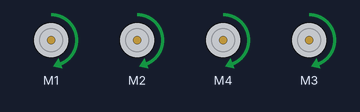
Recording of a sketch running on a simulated Arduino Uno, built with avr-gcc and run on an emulated ATmega328P. Shown: 4 × DC motor (green arrow = forward, orange = backward, longer = faster).

Above: at 0.1 s.
At 28.1 s:
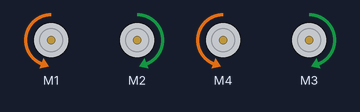
At 37.3 s:
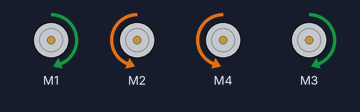
At 38.35 s:
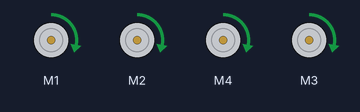
Timing chart, 0 to 39.9 s (numbered marks = the images above):
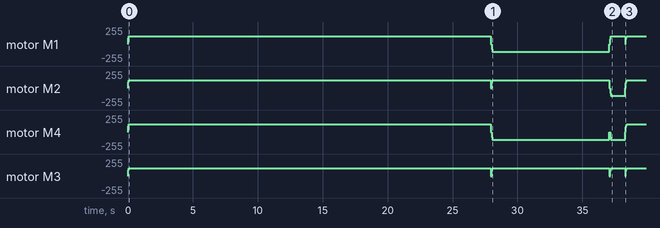

The sketch:

AvSansRegVit_v1-0.ino
```cpp
#include <AFMotor.h>


AF_DCMotor motorAvDr(1);
AF_DCMotor motorAvGa(2);
AF_DCMotor motorArGa(3);
AF_DCMotor motorArDr(4);

//declaration des variables

int tension_nominale = 12; //V
int vitesse_tn = 120; //tr/min
float tension_moteur = 11.7; //V
int k1 = 25; //cm
int largeur_terrain = 160; //cm
int longueur_terrain = 1000; //cm
int largeur_robot = 40;
int k2 = 0; //cm
int nb_passage;
int t_traversee;
int t_deplacement_lateral; //microsec
float v_rotation; //tr/min
float d_roues = 6; //cm
int mspeed = 120;
float circonference;
float vitesse_lineaire;
int i;
int t_demi_tour =9000;

void setup() {

// initialize serial communication at 9600 bits per second:
  Serial.begin(9600);


    //Calcul du nombre de passage
  nb_passage = largeur_terrain / largeur_robot;
    //Calcul vitesse de rotation
  v_rotation = ( vitesse_tn * tension_moteur ) / tension_nominale;
  //Serial.print("v_rotation : ");
  //Serial.println(v_rotation);
    //Calcul vitesse linéaire en marche avant
  circonference = 3.1415 * d_roues; //cm
  vitesse_lineaire = (circonference * v_rotation)/60000; // cm/microsec
  //Serial.print("vitesse_lineaire : ");
  //Serial.println(vitesse_lineaire);
    //Calcul du temps de traversée
  t_traversee = (longueur_terrain + k1) / vitesse_lineaire; //microsec
  //Serial.print("temps traversée: ");
  //Serial.print(t_traversee);
  //Serial.println("micro secondes");
    //Calcul du temps de déplacement lateral
  t_deplacement_lateral = (largeur_robot + k2 )/ vitesse_lineaire;
  //Serial.print("deplacement lateral: ");
  //Serial.println(t_deplacement_lateral);
  for (i=1; i<nb_passage+1; i++)

  {
    //Serial.print ("nombre de passage: ");
    //Serial.println(i);
    uGoForward(mspeed, t_traversee);
    //Serial.println("J'avance");
    hardStop();
    delay(50);
    uTurnRight(mspeed, t_demi_tour);
    //Serial.println("Demi tour");
    hardStop();
    delay(50);
    if (i%2 ==1)
    {
       uMoveLeft(mspeed, t_deplacement_lateral);
       //Serial.println("Je vais a gauche");
       hardStop();
       delay(50);
    }
     else if (i%2 ==0)
     {
      uMoveRight(mspeed, t_deplacement_lateral);
      //Serial.println("Je vais a droite");
      hardStop();
      delay(50);
     }
  }
}


void loop() {

//uTurnRight(255);
//hardStop();
//delay(5000);
}


void uTurnRight(int mspeed, int a) {
for (int Speed=55;Speed<=mspeed;Speed=Speed+10)
  {
    turnRight(Speed);
    delay(10);
    }
delay(a);
}

void uGoForward(int mspeed, int a) {
for (int Speed=55;Speed<=mspeed;Speed=Speed+10)
  {
    goForward(Speed);
    delay(10);
    }
delay(a);
}

void uMoveLeft(int mspeed, int b) {
for (int Speed=55;Speed<=mspeed;Speed=Speed+10)
  {
    moveLeft(Speed);
    delay(10);
    }
delay(b);
}

void uMoveRight(int mspeed, int b) {
for (int Speed=55;Speed<=mspeed;Speed=Speed+10)
  {
    moveRight(Speed);
    delay(10);
    }
delay(b);
}

void goForward(int mspeed){
  motorAvDr.setSpeed(mspeed);
  motorAvGa.setSpeed(mspeed);
  motorArDr.setSpeed(mspeed);
  motorArGa.setSpeed(mspeed);
  motorAvDr.run(FORWARD);
  motorAvGa.run(FORWARD);
  motorArDr.run(FORWARD);
  motorArGa.run(FORWARD);
}// void goForward(int mspeed)

void goBackward(int mspeed){
  motorAvDr.setSpeed(mspeed);
  motorAvGa.setSpeed(mspeed);
  motorArDr.setSpeed(mspeed);
  motorArGa.setSpeed(mspeed);
  motorAvDr.run(BACKWARD);
  motorAvGa.run(BACKWARD);
  motorArDr.run(BACKWARD);
  motorArGa.run(BACKWARD);
}// void goBackwad(int mspeed)

void moveRight(int mspeed){
  motorAvDr.setSpeed(mspeed);
  motorAvGa.setSpeed(mspeed);
  motorArDr.setSpeed(mspeed);
  motorArGa.setSpeed(mspeed);
  motorAvDr.run(BACKWARD);
  motorAvGa.run(FORWARD);
  motorArDr.run(FORWARD);
  motorArGa.run(BACKWARD);
}// void moveRight(int mspeed)

void moveLeft(int mspeed){
  motorAvDr.setSpeed(mspeed);
  motorAvGa.setSpeed(mspeed);
  motorArDr.setSpeed(mspeed);
  motorArGa.setSpeed(mspeed);
  motorAvDr.run(FORWARD);
  motorAvGa.run(BACKWARD);
  motorArDr.run(BACKWARD);
  motorArGa.run(FORWARD);
}// void moveLeft(int mspeed)

void moveRightForward(int mspeed){
  motorAvDr.setSpeed(0);
  motorAvGa.setSpeed(mspeed);
  motorArDr.setSpeed(mspeed);
  motorArGa.setSpeed(0);
  motorAvDr.run(FORWARD);
  motorAvGa.run(FORWARD);
  motorArDr.run(FORWARD);
  motorArGa.run(FORWARD);
}// void  moveRightForward(int mspeed)

void moveRightBackward(int mspeed){
  motorAvDr.setSpeed(mspeed);
  motorAvGa.setSpeed(0);
  motorArDr.setSpeed(0);
  motorArGa.setSpeed(mspeed);
  motorAvDr.run(BACKWARD);
  motorAvGa.run(FORWARD);
  motorArDr.run(FORWARD);
  motorArGa.run(BACKWARD);
}// void  moveRightBackward(int mspeed)

void moveLeftForward(int mspeed){
  motorAvDr.setSpeed(mspeed);
  motorAvGa.setSpeed(0);
  motorArDr.setSpeed(0);
  motorArGa.setSpeed(mspeed);
  motorAvDr.run(FORWARD);
  motorAvGa.run(FORWARD);
  motorArDr.run(FORWARD);
  motorArGa.run(FORWARD);
}// void  moveLeftForward(int mspeed)

void moveLeftBackward(int mspeed){
  motorAvDr.setSpeed(0);
  motorAvGa.setSpeed(mspeed);
  motorArDr.setSpeed(mspeed);
  motorArGa.setSpeed(0);
  motorAvDr.run(FORWARD);
  motorAvGa.run(BACKWARD);
  motorArDr.run(BACKWARD);
  motorArGa.run(FORWARD);
}// void  moveLeftBackward(int mspeed)

void turnRight(int mspeed){
  motorAvDr.setSpeed(mspeed);
  motorAvGa.setSpeed(mspeed);
  motorArDr.setSpeed(mspeed);
  motorArGa.setSpeed(mspeed);
  motorAvDr.run(BACKWARD);
  motorAvGa.run(FORWARD);
  motorArDr.run(BACKWARD);
  motorArGa.run(FORWARD);
}// void turnRight(int mspeed)

void turnLeft(int mspeed){
  motorAvDr.setSpeed(mspeed);
  motorAvGa.setSpeed(mspeed);
  motorArDr.setSpeed(mspeed);
  motorArGa.setSpeed(mspeed);
  motorAvDr.run(FORWARD);
  motorAvGa.run(BACKWARD);
  motorArDr.run(FORWARD);
  motorArGa.run(BACKWARD);
}// void turnRight(int mspeed)

void stopRobot(int delay_ms){
  delay(delay_ms);
  motorAvDr.run(RELEASE);
  motorAvGa.run(RELEASE);
  motorArDr.run(RELEASE);
  motorArGa.run(RELEASE);
}// void stopRobot(int delay_ms)

void hardStop(){
  motorAvDr.run(RELEASE);
  motorAvGa.run(RELEASE);
  motorArDr.run(RELEASE);
  motorArGa.run(RELEASE);
}// void stopRobot()
```
